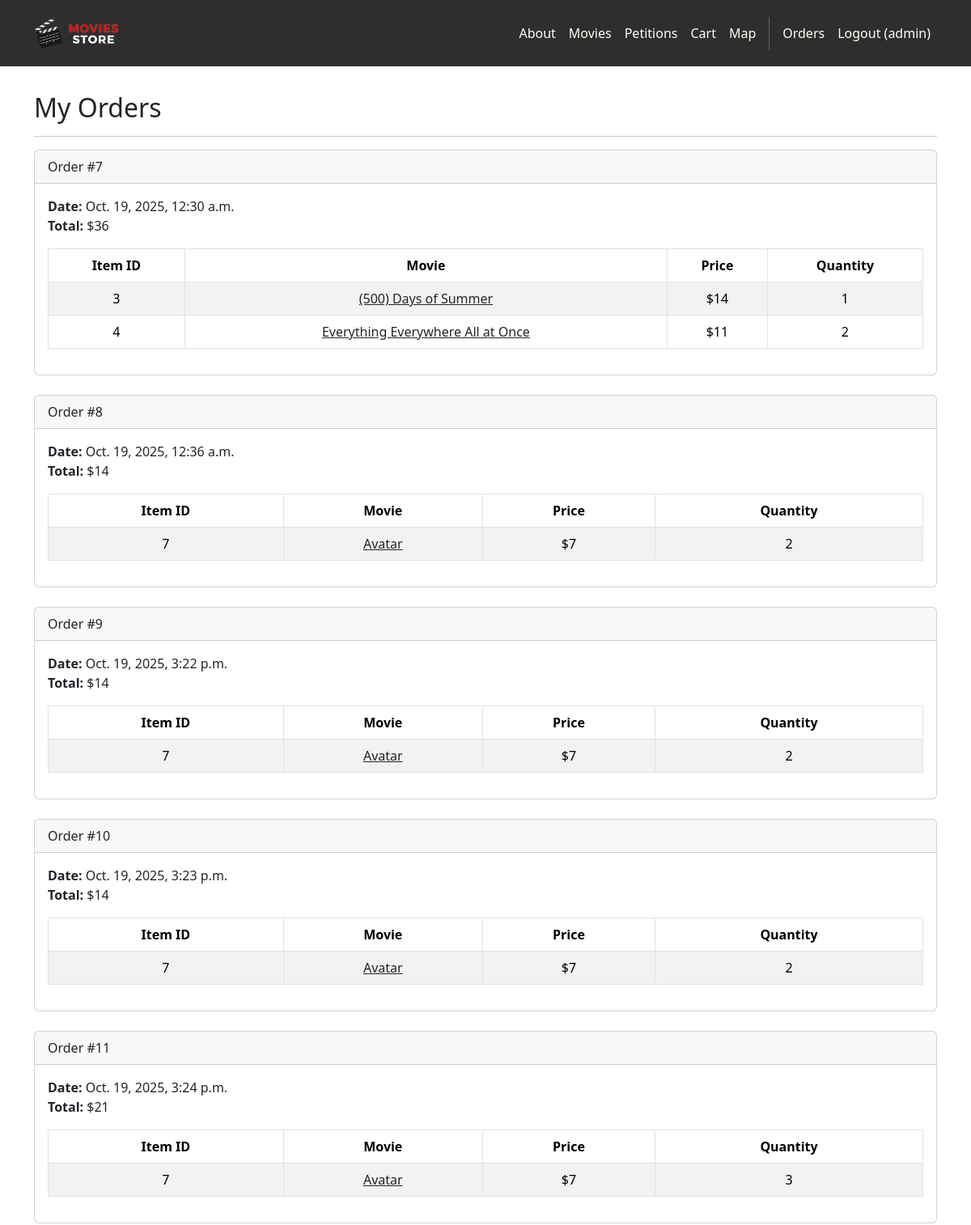
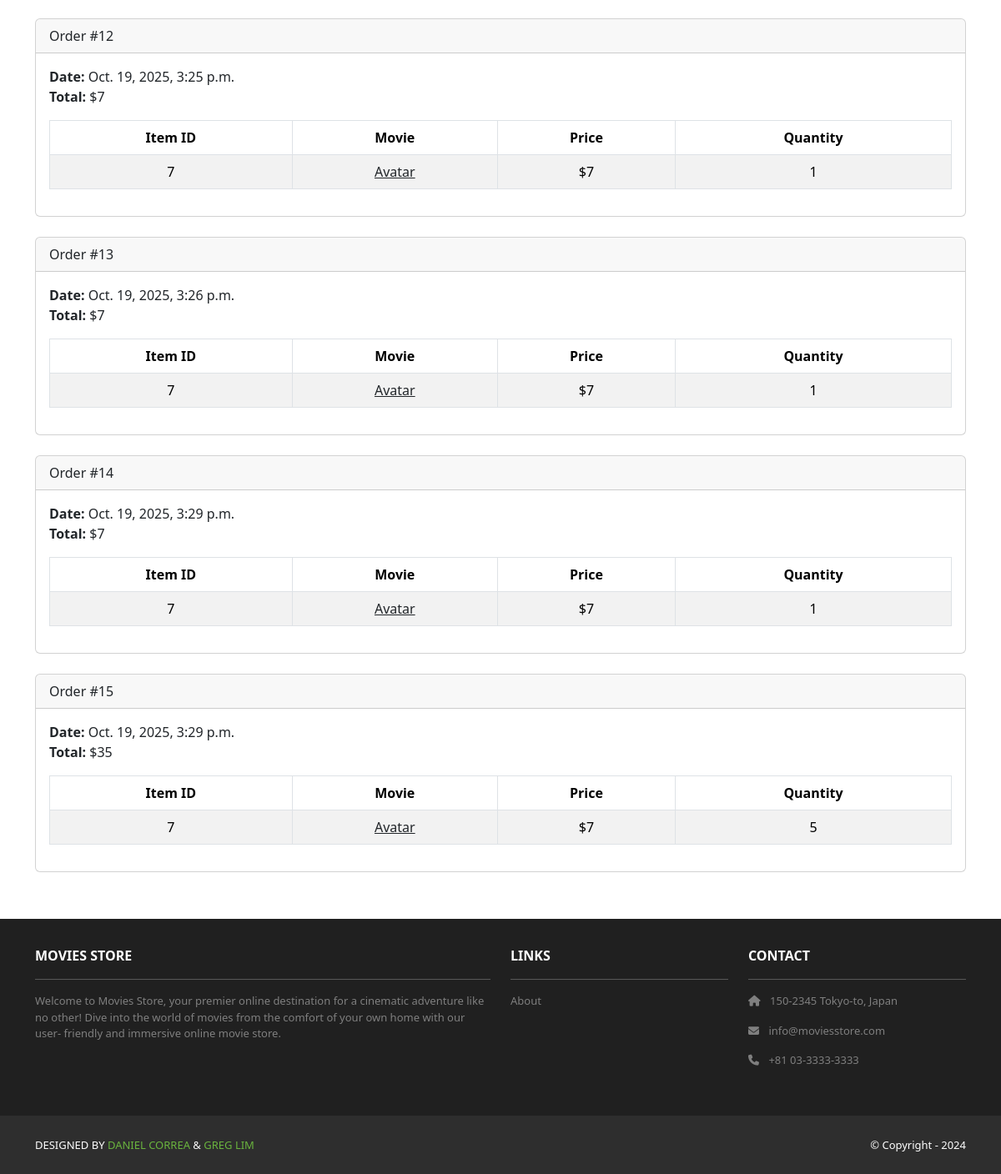
The page /accounts/orders/ (signed in) on the database its author committed (2 pictures, top to bottom).
### cart/models.py (models this page shows, shortened)
class Order(models.Model):
    id = models.AutoField(primary_key=True)
    total = models.IntegerField()
    date = models.DateTimeField(auto_now_add=True)
    user = models.ForeignKey(User,
        on_delete=models.CASCADE)

class Item(models.Model):
    id = models.AutoField(primary_key=True)
    price = models.IntegerField()
    quantity = models.IntegerField()
    order = models.ForeignKey(Order, on_delete=models.CASCADE)
    movie = models.ForeignKey(Movie, on_delete=models.CASCADE)
    STATES = [
        ('Georgia','Georgia'),
        ('Alabama','Alabama'),
        ('Alaska','Alaska'),
        ('Arizona','Arizona'),
        ('Arkansas','Arkansas'),
        ('California','California'),
        ('Colorado','Colorado'),
        ('Connecticut','Connecticut'),
        ('Delaware','Delaware'),
        ('District of Columbia','District of Columbia'),
        ('Florida','Florida'),
        ('Hawaii','Hawaii'),
        ('Idaho','Idaho'),
        ('Illinois','Illinois'),
        ('Indiana','Indiana'),
        ('Iowa','Iowa'),
        ('Kansas','Kansas'),
        ('Kentucky','Kentucky'),
        ('Louisiana','Louisiana'),
        ('Maine','Maine'),
        ('Maryland','Maryland'),
        ('Massachussetts','Massachussetts'),
        ('Michigan','Michigan'),
        ('Minnesota','Minnesota'),
        ('Mississippi','Mississippi'),
        ('Missouri','Missouri'),
        ('Montana','Montana'),
        ('Nebraska','Nebraska'),
        ('Nevada','Nevada'),
        ('New Hampshire','New Hampshire'),
        ('New Jersey','New Jersey'),
        ('New Mexico','New Mexico'),
        ('New York','New York'),
        ('North Carolina','North Carolina'),
        ('North Dakota','North Dakota'),
        ('Ohio','Ohio'),
        ('Oklahoma','Oklahoma'),
        ('Oregon','Oregon'),
        ('Pennsylvania','Pennsylvania'),
        ('Rhode Island','Rhode Island'),
        ('South Carolina','South Carolina'),
        ('South Dakota','South Dakota'),
        ('Tennessee','Tennessee'),
        ('Texas','Texas'),
        ('Utah','Utah'),
        ('Vermont','Vermont'),
        ('Virginia','Virginia'),
        ('Washington','Washington'),
        ('West Virginia','West Virginia'),
        ('Wisconsin','Wisconsin'),
        ('Wyoming','Wyoming'),
    ]
    state = models.CharField(max_length=20, default="Georgia", choices=STATES)

### movies/models.py (models this page shows, shortened)
class Movie(models.Model):
    id = models.AutoField(primary_key=True)
    name = models.CharField(max_length=255)
    price = models.IntegerField()
    description = models.TextField()
    image = models.ImageField(upload_to='movie_images/')
    amount_left = models.PositiveIntegerField(
        null=True,
        blank=True,
        help_text="Number of copies available (optional)",
        default=None
    )

### accounts/views.py (the view)
# urls.py: path('orders/', views.orders, name='accounts.orders'),
@login_required
def orders(request):
    template_data = {}
    template_data['title'] = 'Orders'
    template_data['orders'] = request.user.order_set.all()
    return render(request, 'accounts/orders.html',
        {'template_data': template_data})

### accounts/templates/accounts/orders.html
{% extends 'base.html' %}
{% block content %}
<div class="p-3">
  <div class="container">
    <div class="row mt-3">
      <div class="col mx-auto mb-3">
        <h2>My Orders</h2>
        <hr />
        {% for order in template_data.orders %}
        <div class="card mb-4">
          <div class="card-header">
            Order #{{ order.id }}
          </div>
          <div class="card-body">
            <b>Date:</b> {{ order.date }}<br />
            <b>Total:</b> ${{ order.total }}<br />
            <table class="table table-bordered table-striped text-center mt-3">
              <thead>
                <tr>
                  <th scope="col">Item ID</th>
                  <th scope="col">Movie</th>
                  <th scope="col">Price</th>
                  <th scope="col">Quantity</th>
                </tr>
              </thead>
              <tbody>
                {% for item in order.item_set.all %}
                <tr>
                  <td>{{ item.movie.id }}</td>
                  <td>
                    <a class="link-dark"
                      href="{% url 'movies.show' id=item.movie.id %}">{{ item.movie.name }}
                    </a>
                  </td>
                  <td>${{ item.movie.price }}</td>
                  <td>{{ item.quantity }}</td>
                </tr>
                {% endfor %}
              </tbody>
            </table>
          </div>
        </div>
        {% endfor %}
      </div>
    </div>
  </div>
</div>
{% endblock content %}

### moviesstore/templates/base.html (shortened to what this page needs)
<!DOCTYPE html>
<html>
  {% load static %}
  <head>
    <link href=
      "https://cdn.jsdelivr.net/npm/bootstrap@5.3.3/dist/css/bootstrap.min.css" rel="stylesheet"
>
    <link rel=
      "stylesheet"  href="https://cdnjs.cloudflare.com/ajax/libs/font-awesome/6.1.1/css/all.min.css">
    <link rel="stylesheet" type="text/css"
          href="{% static 'css/style.css' %}">
  </head>
  <body>
     <nav class="p-3 navbar navbar-dark bg-dark navbar-expand-lg">
      <div class="container">
        <a class="navbar-brand"
           href="{% url 'home.index' %}">
          <img src="{% static 'img/logo.png' %}" alt="logo"
               height="40" />
        </a>
        <div class="collapse navbar-collapse"
             id="navbarNavAltMarkup">
          <div class="navbar-nav ms-auto navbar-ml">
            <a class="nav-link"
               href="{% url 'home.about' %}">About</a>
            <a class="nav-link"
               href="{% url 'movies.index' %}">Movies</a>
            <a class="nav-link"
               href="{% url 'movies.petitions_index' %}">Petitions</a>
            <a class="nav-link"
              href="{% url 'cart.index' %}">Cart</a>
            <a class="nav-link"
              href="{% url 'map.index' %}">Map</a>
            {% if user.is_authenticated %}
            <a class="nav-link"
              href="{% url 'accounts.orders' %}">Orders
            </a>
            <a class="nav-link"
              href="{% url 'accounts.logout' %}">Logout ({{user.username }})</a>
            {% else %}
            <a class="nav-link"
              href="{% url 'accounts.login' %}">Login</a>
            <a class="nav-link"
              href="{% url 'accounts.signup' %}">Sign Up
            </a>
            {% endif %}
          </div>
        </div>
      </div>
    </nav>
    <div>
      {% block content %}
      {% endblock content %}
    </div>
     <section class="p-3 ms-footer d-none d-md-block">
      <div class="container">
        <div class="row mt-3 text-white">
          <div class="col-md-6 col-lg-6 col-xl-6 mx-auto mb-4">
            <b>MOVIES STORE</b>
            <hr />
            <p>
              Welcome to Movies Store, your premier online
              destination for a cinematic adventure like no
              other! Dive into the world of movies from the
              comfort of your own home with our user-
              friendly and immersive online movie store.
            </p>
          </div>
          <div class="col-md-3 col-lg-3 col-xl-3 mx-auto mb-4">
            <b>LINKS</b>
            <hr />
            <p><a class="nav-link"
              href="{% url 'home.about' %}">
              About
            </a></p>
          </div>
          <div class="col-md-3 col-lg-3 col-xl-3 mx-auto mb-4">
            <b>CONTACT</b>
            <hr />
            <p><i class="fas fa-home me-2"></i>
              150-2345 Tokyo-to, Japan
            </p>
            <p><i class="fas fa-envelope me-2"></i>
              info@moviesstore.com
            </p>
            <p><i class="fas fa-phone me-2"></i>
              +81 03-3333-3333
            </p>
          </div>
        </div>
      </div>
    </section>
    <section class="p-3 ms-footer-bottom bg-dark">
      <div class="container d-flex justify-content-between">
        <div class="me-5 text-white">
          <span>DESIGNED BY
            <a href="https://www.x.com/danielgarax"
            target="_blank">DANIEL CORREA</a> &
            <a href="https://www.x.com/greglim81"
            target="_blank">GREG LIM</a>
          </span>
        </div>
        <div class="text-white">
          <span>© Copyright - 2024</span>
        </div>
      </div>
    </section>
  </body>
</html>

### moviesstore/static/css/style.css (style rules this page uses)
.navbar a.nav-link { color: #FFFEF6 !important; }
.bg-dark { background-color: #2E2E2E !important; }
.ms-footer { background-color: #202020; }
.ms-footer p { color: #7F7F7F; font-size: 13px; }
.ms-footer-bottom span { font-size: 13px; line-height: 38px; }
.ms-footer-bottom a { color: #6ab43e; text-decoration: none; }

### rows shown on the page
Order: id "7", date "Oct. 19, 2025, 12:30 a.m.", total "36"
Item: movie.id "3", movie.name "(500) Days of Summer", movie.price "14", quantity "1"
Item: movie.id "4", movie.name "Everything Everywhere All at Once", movie.price "11", quantity "2"
Order: id "8", date "Oct. 19, 2025, 12:36 a.m.", total "14"
Item: movie.id "7", movie.name "Avatar", movie.price "7", quantity "2"
Order: id "9", date "Oct. 19, 2025, 3:22 p.m.", total "14"
Item: movie.id "7", movie.name "Avatar", movie.price "7", quantity "2"
Order: id "10", date "Oct. 19, 2025, 3:23 p.m.", total "14"
Item: movie.id "7", movie.name "Avatar", movie.price "7", quantity "2"
Order: id "11", date "Oct. 19, 2025, 3:24 p.m.", total "21"
Item: movie.id "7", movie.name "Avatar", movie.price "7", quantity "3"
Order: id "12", date "Oct. 19, 2025, 3:25 p.m.", total "7"
Item: movie.id "7", movie.name "Avatar", movie.price "7", quantity "1"
Order: id "13", date "Oct. 19, 2025, 3:26 p.m.", total "7"
Item: movie.id "7", movie.name "Avatar", movie.price "7", quantity "1"
Order: id "14", date "Oct. 19, 2025, 3:29 p.m.", total "7"
Item: movie.id "7", movie.name "Avatar", movie.price "7", quantity "1"
Order: id "15", date "Oct. 19, 2025, 3:29 p.m.", total "35"
Item: movie.id "7", movie.name "Avatar", movie.price "7", quantity "5"

### other values the page prints
{{ user.username }} "admin"
